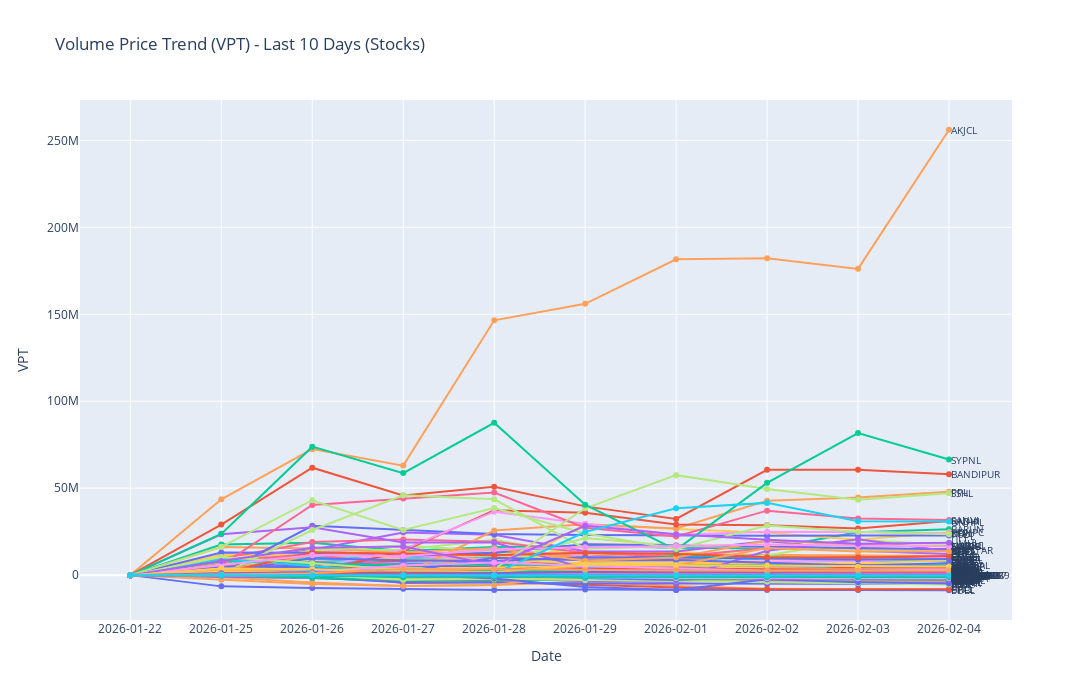

Write notebook code for a chart like this one.
### Code cell
days = 10
calculate_and_plot_vpt(adjusted_price_sectorwise, 'stocks', days)
